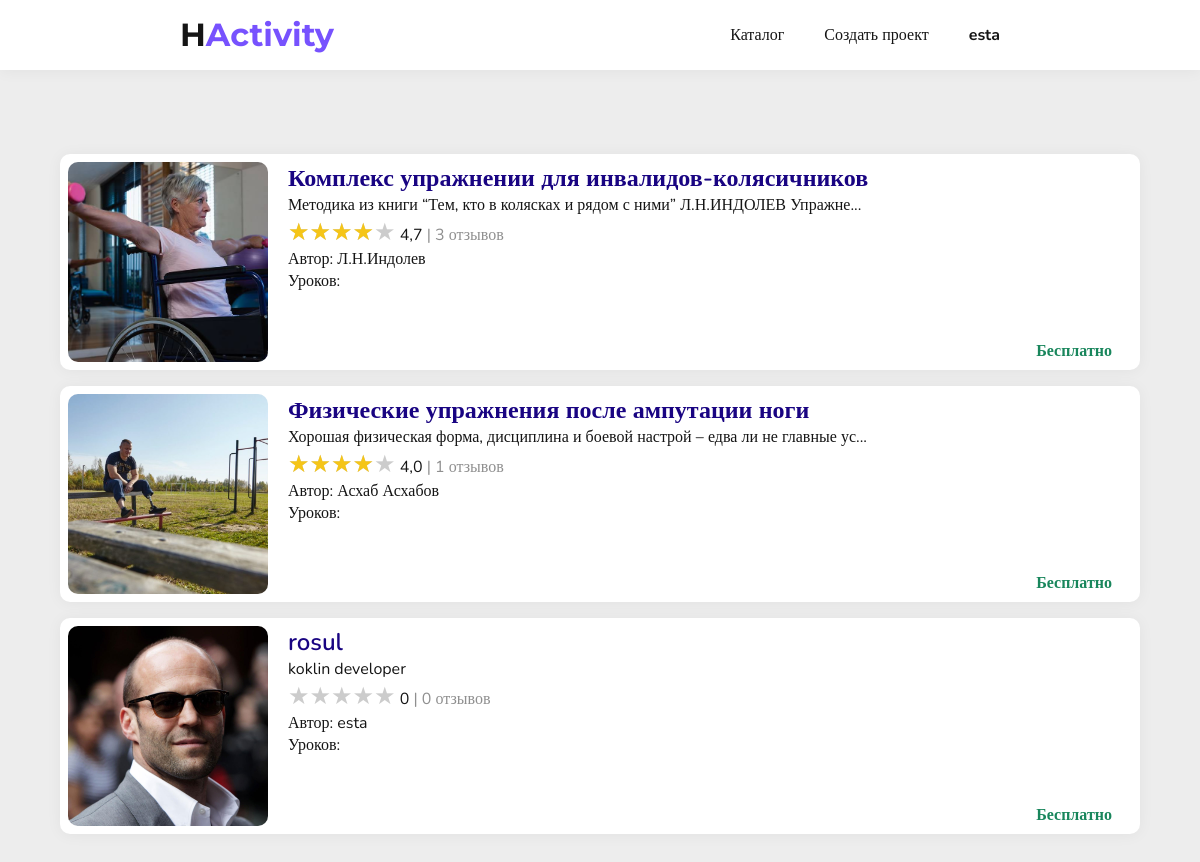
The page /catalog/ (signed in) on the database its author committed.
### main/models.py (models this page shows, shortened)
class User(AbstractUser):
    def __str__(self):
        return self.username
    def exist(self):
        return len(User.objects.filter(username=self.username)) > 0

class Course(models.Model):
    STATUS_CHOICES = [
        ('pending', 'На рассмотрении'),
        ('accepted', 'Принято'),
        ('rejected', 'Отклонено'),
    ]
    title = models.CharField(max_length=150, verbose_name='Название')
    avatar = models.ImageField(blank=True, verbose_name='Аватарка')
    image = models.ImageField(blank=True, verbose_name='Картинка')
    description = models.TextField(blank=True, verbose_name='Описание')
    author = models.CharField(max_length=150, blank=True, verbose_name='Автор')
    status = models.CharField(
        max_length=10,
        choices=STATUS_CHOICES,
        default='pending',
        verbose_name='Статус'
    )
    def get_short_description(self):
        max_len = 80
        if len(str(self.description)) <= max_len:
            return self.description
        return self.description[:max_len - 3] + '...'
    def get_average_rating(self):
        average_rating = self.comments.aggregate(Avg('rating'))['rating__avg']
        if average_rating:
            return round(average_rating, 1)
        return 0
    def get_comment_count(self):
        return self.comments.count()

### main/views.py (the view)
# urls.py: path('catalog/', views.catalog, name='catalog'),
def catalog(request: HttpRequest):
    data = create_base_data('Каталог')
    data['courses'] = []
    courses = Course.objects.filter(status='accepted')
    data['courses'] = courses
    return render(request, 'catalog.html', data)

### main/views.py (called while the page is built)
def create_base_data(title: str = None):
    if not title:
        title = DEFAULT_TITLE
    return {
        'title': title,
    }

### main/templates/catalog.html (shortened to what this page needs)
{% extends  "base.html" %}
{% load static %}
{% block head  %}
<link type="text/css" rel="stylesheet" href="{% static 'css/catalog.css' %}">
{% endblock %}
{% block content  %}
<br><br>
<div class="container">
    <div class="brands-container">
        {% for course in courses %}
        <a href="/course/{{course.id}}" class="brand-container">
            <img class="image brand-avatar" src="{{course.avatar.url}}" alt="Loading...">
            <div class="brand-content">
                <div class="brand-content-info">
                    <span class="brand-title">{{course.title}}</span>
                    <span class="brand-description">{{course.get_short_description}}</span>
                    <div id="course_rating_{{course.id}}" class="rating-container">
                        <span>{{ course.get_average_rating }} <span class="secondary" style="color: var(--color-transparent)"> | {{ course.get_comment_count }} отзывов</span></span>
                    </div>
                    <span class="avtor-text">Автор: {{course.author}}</span>
                    <span class="avtor-text">Уроков: <b>{{ course.get_lessons_count }}</b></span>
                </div>
                <span class="free-text">Бесплатно</span>
            </div>
        </a>
        {% endfor %}
    </div>
</div>
{% endblock %}

### main/templates/base.html (shortened to what this page needs)
{% load static %}
<!DOCTYPE html>
<html lang="en">
<head>
    <link type="text/css" rel="stylesheet" href="{% static 'css/base_style.css' %}">
    {% block head  %}
    {% endblock %}
</head>
<body>
<div class="head">
    <div class="head-content horizontal-container">
        <div class="logo">
            <span class="text-logo-part-1">H</span><span class="text-logo-part-2">Activity</span>
        </div>
        <nav class="nav-menu horizontal-container">
            <a href="/catalog" class="nav-item">Каталог</a>
            {% if user.is_authenticated %}
            <a href="/create-course" class="nav-item">Создать проект</a>
            <a href="/logout" class="nav-item profile-text">{{ user.username }}</a>
            {% else %}
                <a href="/login" class="nav-item">Войти</a>
                <a href="/register" class="nav-item">Зарегистрироваться</a>
            {% endif %}
        </nav>
    </div>
</div>
{% block content  %}
{% endblock %}
</body>
</html>

### main/static/css/base_style.css (style rules this page uses)
:root { --base-font: Nunito; --logo-font: Montserrat; --background-color-1: #ffffff; --background-color-2: #EDEDED; --background-header: var(--background-color-1); --color-1: #151515; --color-2: #190482; --color-3: #525FE1; --color-hover-1: #7752FE; --color-hover-2: #8E8FFA; --color-transparent: rgba(69, 69, 69, 0.6); --error-color: #D80032; --light-color: rgba(3, 7, 248, 0.25); --shadow: rgba(0, 0, 0, 0.05); --shadow-blur: 15px; --base-border-radius: 10px; --small-border-radius: calc(var(--base-border-radius) / 2); --max-width: 1440px; --base-transition: all 0.2s ease-in; }
* { margin: 0; padding: 0; font-family: var(--base-font); color: var(--color-2); transition: var(--base-transition); scrollbar-width: none; -ms-overflow-style: none; }
*, *:hover { transition: var(--base-transition); }
body { background-color: var(--background-color-2); min-height: 100vh; }
a { color: var(--color-1); }
.horizontal-container { display: flex; flex-direction: row; justify-content: space-between; align-items: center; }
.head { width: 100vw; height: 70px; background-color: var(--background-header); box-shadow: 0 1px var(--shadow-blur) var(--shadow); font-size: 24px; }
.head-content { margin: auto; width: 70%; height: 100%; }
.profile-text { font-weight: 700; }
.logo { font-weight: 700; font-size: 32px; }
.text-logo-part-1 { color: var(--color-1); font-family: var(--logo-font); }
.text-logo-part-2 { color: var(--color-hover-1); font-family: var(--logo-font); }
.nav-menu { width: auto; }
.nav-item { font-size: 16px; margin: auto 20px; text-decoration: none; }
.container { display: flex; flex-direction: column; justify-content: space-between; align-items: center; gap: 1rem; }
.image { max-height: 250px; max-width: 250px; width: 50%; height: auto; object-fit: cover; border-radius: var(--base-border-radius); }

### main/static/css/catalog.css (style rules this page uses)
.container { margin: auto; }
.brands-container { display: grid; grid-template-columns: repeat(auto-fill, minmax(600px, 1fr)); gap: 1rem; width: 90%; max-width: var(--max-width); padding: 30px; margin: 10px auto; border-radius: var(--base-border-radius); }
* { color: var(--color-1); }
.brand-container { display: flex; flex-direction: row; width: 1fr; padding: 0.5rem; min-height: 200px; border-radius: var(--base-border-radius); background-color: var(--background-color-1); box-shadow: 0 1px var(--shadow-blur) var(--shadow); }
.brand-avatar { height: 200px; width: 200px; }
.brand-title { font-size: 1.5rem; font-weight: 600; color: var(--color-2); text-decoration: none; }
.free-text { color: #19865C; text-align: right; font-weight: 700; }
a { text-decoration: none; }
.brand-content { display: flex; flex-direction: column; justify-content: space-between; width: 100%; height: inherit; margin: 0 20px; overflow: hidden; }
.brand-content-info { display: flex; flex-direction: column; width: 100%; }

### rows shown on the page
User: username "esta"
Course: avatar (picture), title "Комплекс упражнении для инвалидов-колясичников", get_short_description "Методика из книги “Тем, кто в колясках и рядом с ними” Л.Н.ИНДОЛЕВ Упражне...", get_average_rating "4,7", get_comment_count "3", author "Л.Н.Индолев"
Course: avatar (picture), title "Физические упражнения после ампутации ноги", get_short_description "Хорошая физическая форма, дисциплина и боевой настрой – едва ли не главные ус...", get_average_rating "4,0", get_comment_count "1", author "Асхаб Асхабов"
Course: avatar (picture), title "rosul", get_short_description "koklin developer", get_average_rating "0", get_comment_count "0", author "esta"
